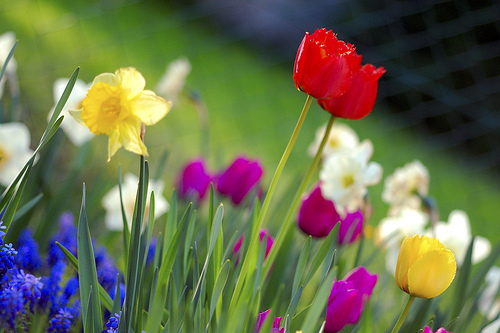
//> input picture tags/opencvjp-sample-0.10.0/image/flower_color.png, 500 x 333 px
$ ./histogram_cpp   (built with g++ and OpenCV 4)
//> lines starting //> are read from the running program, lines starting //| are printed output that depends on the picture
#include <cv.h>
#include <highgui.h>
#include <iostream>

using namespace cv;

int
main (int argc, char **argv)
{

  // (1)load a source image as is
  const char *imagename = argc > 1 ? argv[1] : "../image/flower_color.png";
  Mat src_img = imread(imagename, -1);
//> src_img is the input picture: 333 rows x 500 cols, CV_8UC3; mean B, G, R 77.5, 109.7, 106.3
  if(!src_img.data)
    return -1;

  // (2)allocate Mat to draw a histogram image
  const int ch_width = 260;
  const int sch = src_img.channels();
//> sch = 3
  Mat hist_img(Size(ch_width * sch, 200), CV_8UC3, Scalar::all(255));

  vector<MatND> hist(3);
  const int hist_size = 256;
  const int hdims[] = {hist_size};
  const float hranges[] = {0,256};
  const float* ranges[] = {hranges};
  double max_val = .0;

  if(sch==1) {
    // (3a)if the source image has single-channel, calculate its histogram
    calcHist(&src_img, 1, 0, Mat(), hist[0], 1, hdims, ranges, true, false);
    minMaxLoc(hist[0], 0, &max_val);
  } else {
    // (3b)if the souce image has multi-channel, calculate histogram of each plane
    for(int i=0; i<sch; ++i) {
      calcHist(&src_img, 1, &i, Mat(), hist[i], 1, hdims, ranges, true, false);
      double tmp_val;
      minMaxLoc(hist[i], 0, &tmp_val);
      max_val = max_val < tmp_val ? tmp_val : max_val;
    }
//> this loop made 3 passes
//> (tmp_val, max_val) on passes 1 to 3: (2347, 2347), (4409, 4409), (1470, 4409)
//> after the loop, max_val = 4409
  }

  // (4)scale and draw the histogram(s)
  Scalar color = Scalar::all(100);
  for(int i=0; i<sch; i++) {
    if(sch==3)
      color = Scalar((0xaa<<i*8)&0x0000ff,(0xaa<<i*8)&0x00ff00,(0xaa<<i*8)&0xff0000, 0);
    hist[i].convertTo(hist[i], hist[i].type(), max_val?200./max_val:0.,0);
    for(int j=0; j<hist_size; ++j) {
      int bin_w = saturate_cast<int>((double)ch_width/hist_size);
      rectangle(hist_img,
		Point(j*bin_w+(i*ch_width), hist_img.rows),
		Point((j+1)*bin_w+(i*ch_width), hist_img.rows-saturate_cast<int>(hist[i].at<float>(j))),
		color, -1);
    }
  }
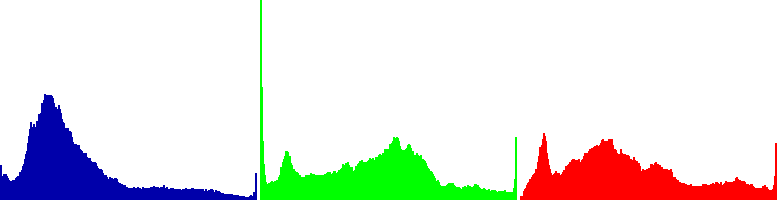
//> hist_img: 200 rows x 780 cols, CV_8UC3; mean B, G, R 224.9, 229.5, 229.2

  // (5)show the histogram iamge, and quit when any key pressed
  namedWindow("Image", CV_WINDOW_AUTOSIZE);
  namedWindow("Histogram", CV_WINDOW_AUTOSIZE);
  imshow("Image", src_img);
  imshow("Histogram", hist_img);
  waitKey(0);

  return 0;
}

$ run again, with tags/opencvjp-sample-0.10.0/image/boat.png copied over tags/opencvjp-sample-0.10.0/image/flower_color.png
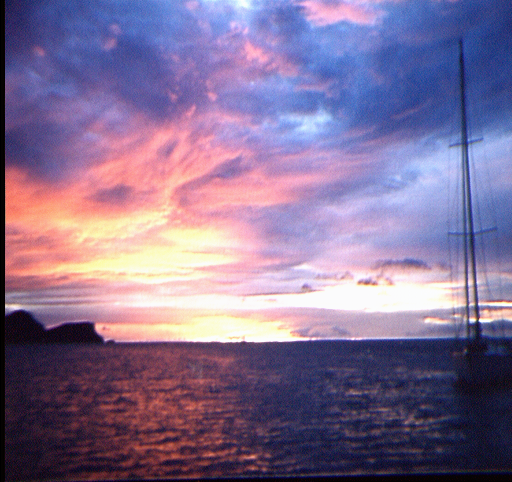
//> input picture tags/opencvjp-sample-0.10.0/image/boat.png, 512 x 482 px
//> src_img is the input picture: 482 rows x 512 cols, CV_8UC3; mean B, G, R 147.3, 112.2, 131.2
//> the loop `for(int i=0; i<sch; ++i)` made 3 passes
//> (tmp_val, max_val) on passes 1 to 3: (3507, 3507), (5317, 5317), (29513, 29513)
//> after the loop `for(int i=0; i<sch; ++i)`: max_val = 29513
//> after the loop `for(int i=0; i<sch; i++)`:
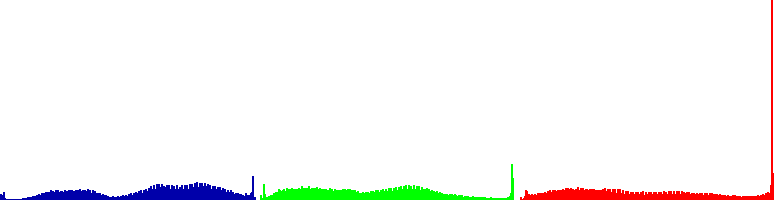
//> hist_img: 200 rows x 780 cols, CV_8UC3; mean B, G, R 246.2, 247.4, 247.6

$ run again, with tags/opencvjp-sample-0.10.0/image/fruit.png copied over tags/opencvjp-sample-0.10.0/image/flower_color.png
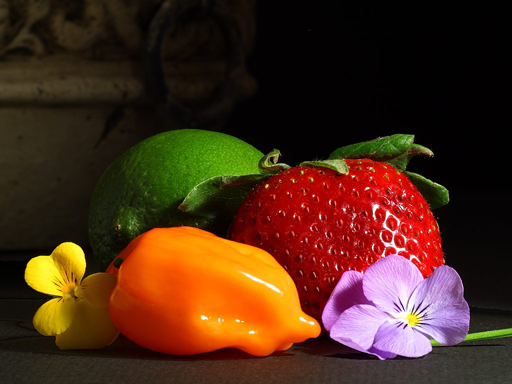
//> input picture tags/opencvjp-sample-0.10.0/image/fruit.png, 512 x 384 px
//> src_img is the input picture: 384 rows x 512 cols, CV_8UC3; mean B, G, R 23.6, 42.8, 75.1
//> the loop `for(int i=0; i<sch; ++i)` made 3 passes
//> tmp_val on passes 1 to 3: 32127, 30856, 14919
//> after the loop `for(int i=0; i<sch; ++i)`: max_val = 32127
//> after the loop `for(int i=0; i<sch; i++)`:
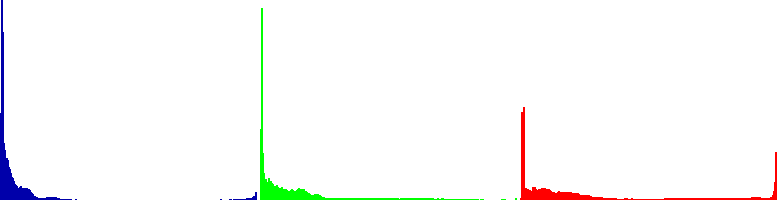
//> hist_img: 200 rows x 780 cols, CV_8UC3; mean B, G, R 249.6, 250.4, 250.3
